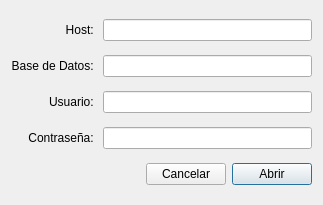
<?xml version="1.0" encoding="UTF-8"?>
<ui version="4.0">
 <class>DatabaseDialog</class>
 <widget class="QDialog" name="DatabaseDialog">
  <property name="geometry">
   <rect>
    <x>0</x>
    <y>0</y>
    <width>323</width>
    <height>205</height>
   </rect>
  </property>
  <property name="windowTitle">
   <string>Abrir cuentas en remoto</string>
  </property>
  <layout class="QGridLayout" name="gridLayout">
   <item row="2" column="0">
    <widget class="QLabel" name="label">
     <property name="layoutDirection">
      <enum>Qt::LeftToRight</enum>
     </property>
     <property name="text">
      <string>Host: </string>
     </property>
     <property name="alignment">
      <set>Qt::AlignRight|Qt::AlignTrailing|Qt::AlignVCenter</set>
     </property>
    </widget>
   </item>
   <item row="2" column="1" colspan="3">
    <widget class="QLineEdit" name="hostEdit"/>
   </item>
   <item row="3" column="0">
    <widget class="QLabel" name="label_2">
     <property name="text">
      <string>Base de Datos: </string>
     </property>
     <property name="alignment">
      <set>Qt::AlignRight|Qt::AlignTrailing|Qt::AlignVCenter</set>
     </property>
    </widget>
   </item>
   <item row="3" column="1" colspan="3">
    <widget class="QLineEdit" name="databaseEdit"/>
   </item>
   <item row="4" column="0">
    <widget class="QLabel" name="label_3">
     <property name="text">
      <string>Usuario: </string>
     </property>
     <property name="alignment">
      <set>Qt::AlignRight|Qt::AlignTrailing|Qt::AlignVCenter</set>
     </property>
    </widget>
   </item>
   <item row="4" column="1" colspan="3">
    <widget class="QLineEdit" name="userEdit"/>
   </item>
   <item row="5" column="0">
    <widget class="QLabel" name="label_4">
     <property name="text">
      <string>Contraseña: </string>
     </property>
     <property name="alignment">
      <set>Qt::AlignRight|Qt::AlignTrailing|Qt::AlignVCenter</set>
     </property>
    </widget>
   </item>
   <item row="5" column="1" colspan="3">
    <widget class="QLineEdit" name="passwordEdit"/>
   </item>
   <item row="6" column="3">
    <widget class="QPushButton" name="saveButton">
     <property name="text">
      <string>Abrir</string>
     </property>
    </widget>
   </item>
   <item row="6" column="2">
    <widget class="QPushButton" name="cancelButton">
     <property name="text">
      <string>Cancelar</string>
     </property>
    </widget>
   </item>
  </layout>
 </widget>
 <resources/>
 <connections/>
 <slots>
  <slot>setFields()</slot>
 </slots>
</ui>
